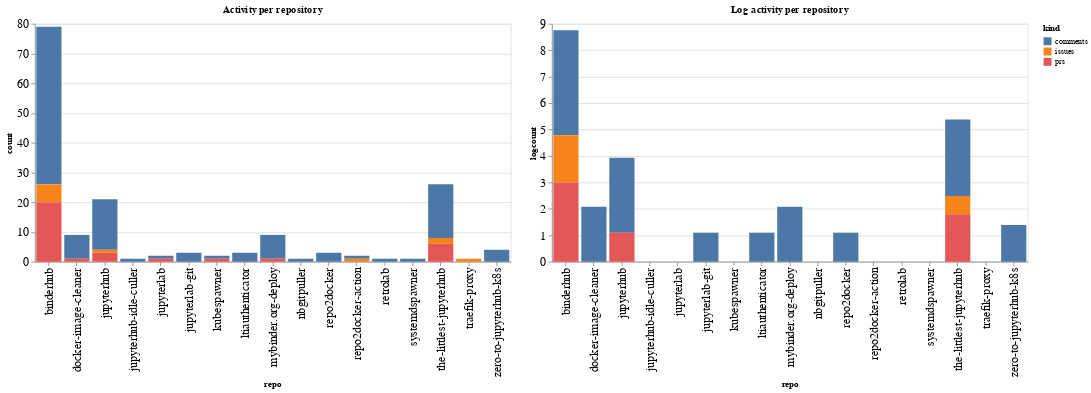

Notebook code cell kept with this figure:
### Code cell
ch1 = alt.Chart(repo_summaries, width=600, title="Activity per repository").mark_bar().encode(
    x='repo',
    y='count',
    color='kind',
    tooltip="kind"
)

ch2 = alt.Chart(repo_summaries, width=600, title="Log activity per repository").mark_bar().encode(
    x='repo',
    y='logcount',
    color='kind',
    tooltip="kind"
)

ch1 | ch2

### Figure 1 — Vega-Lite specification as saved in the notebook (floating-point values rounded to 4 significant figures)
{"config": {"axisLeft": {"labelFontSize": 15}, "axisBottom": {"labelFontSize": 15}}, "hconcat": [{"mark": "bar", "encoding": {"color": {"type": "nominal", "field": "kind"}, "tooltip": {"type": "nominal", "field": "kind"}, "x": {"type": "nominal", "field": "repo"}, "y": {"type": "quantitative", "field": "count"}}, "title": "Activity per repository", "width": 600}, {"mark": "bar", "encoding": {"color": {"type": "nominal", "field": "kind"}, "tooltip": {"type": "nominal", "field": "kind"}, "x": {"type": "nominal", "field": "repo"}, "y": {"type": "quantitative", "field": "logcount"}}, "title": "Log activity per repository", "width": 600}], "data": {"name": "data-2120fa4492ec0b1d2858983db95938b9"}, "$schema": "https://vega.github.io/schema/vega-lite/v4.8.1.json", "datasets": {"data-2120fa4492ec0b1d2858983db95938b9": [{"repo": "binderhub", "kind": "comments", "count": 53, "logcount": 3.97}, {"repo": "binderhub", "kind": "issues", "count": 6, "logcount": 1.792}, {"repo": "binderhub", "kind": "prs", "count": 20, "logcount": 2.996}, {"repo": "docker-image-cleaner", "kind": "comments", "count": 8, "logcount": 2.079}, {"repo": "docker-image-cleaner", "kind": "prs", "count": 1, "logcount": 0.0}, {"repo": "jupyterhub", "kind": "comments", "count": 17, "logcount": 2.833}, {"repo": "jupyterhub", "kind": "issues", "count": 1, "logcount": 0.0}, {"repo": "jupyterhub", "kind": "prs", "count": 3, "logcount": 1.099}, {"repo": "jupyterhub-idle-culler", "kind": "comments", "count": 1, "logcount": 0.0}, {"repo": "jupyterlab", "kind": "comments", "count": 1, "logcount": 0.0}, {"repo": "jupyterlab", "kind": "prs", "count": 1, "logcount": 0.0}, {"repo": "jupyterlab-git", "kind": "comments", "count": 3, "logcount": 1.099}, {"repo": "kubespawner", "kind": "comments", "count": 1, "logcount": 0.0}, {"repo": "kubespawner", "kind": "prs", "count": 1, "logcount": 0.0}, {"repo": "ltiauthenticator", "kind": "comments", "count": 3, "logcount": 1.099}, {"repo": "mybinder.org-deploy", "kind": "comments", "count": 8, "logcount": 2.079}, {"repo": "mybinder.org-deploy", "kind": "prs", "count": 1, "logcount": 0.0}, {"repo": "nbgitpuller", "kind": "comments", "count": 1, "logcount": 0.0}, {"repo": "repo2docker", "kind": "comments", "count": 3, "logcount": 1.099}, {"repo": "repo2docker-action", "kind": "comments", "count": 1, "logcount": 0.0}, {"repo": "repo2docker-action", "kind": "issues", "count": 1, "logcount": 0.0}, {"repo": "retrolab", "kind": "comments", "count": 1, "logcount": 0.0}, {"repo": "systemdspawner", "kind": "comments", "count": 1, "logcount": 0.0}, {"repo": "the-littlest-jupyterhub", "kind": "comments", "count": 18, "logcount": 2.89}, {"repo": "the-littlest-jupyterhub", "kind": "issues", "count": 2, "logcount": 0.6931}, {"repo": "the-littlest-jupyterhub", "kind": "prs", "count": 6, "logcount": 1.792}, {"repo": "traefik-proxy", "kind": "issues", "count": 1, "logcount": 0.0}, {"repo": "zero-to-jupyterhub-k8s", "kind": "comments", "count": 4, "logcount": 1.386}]}}
